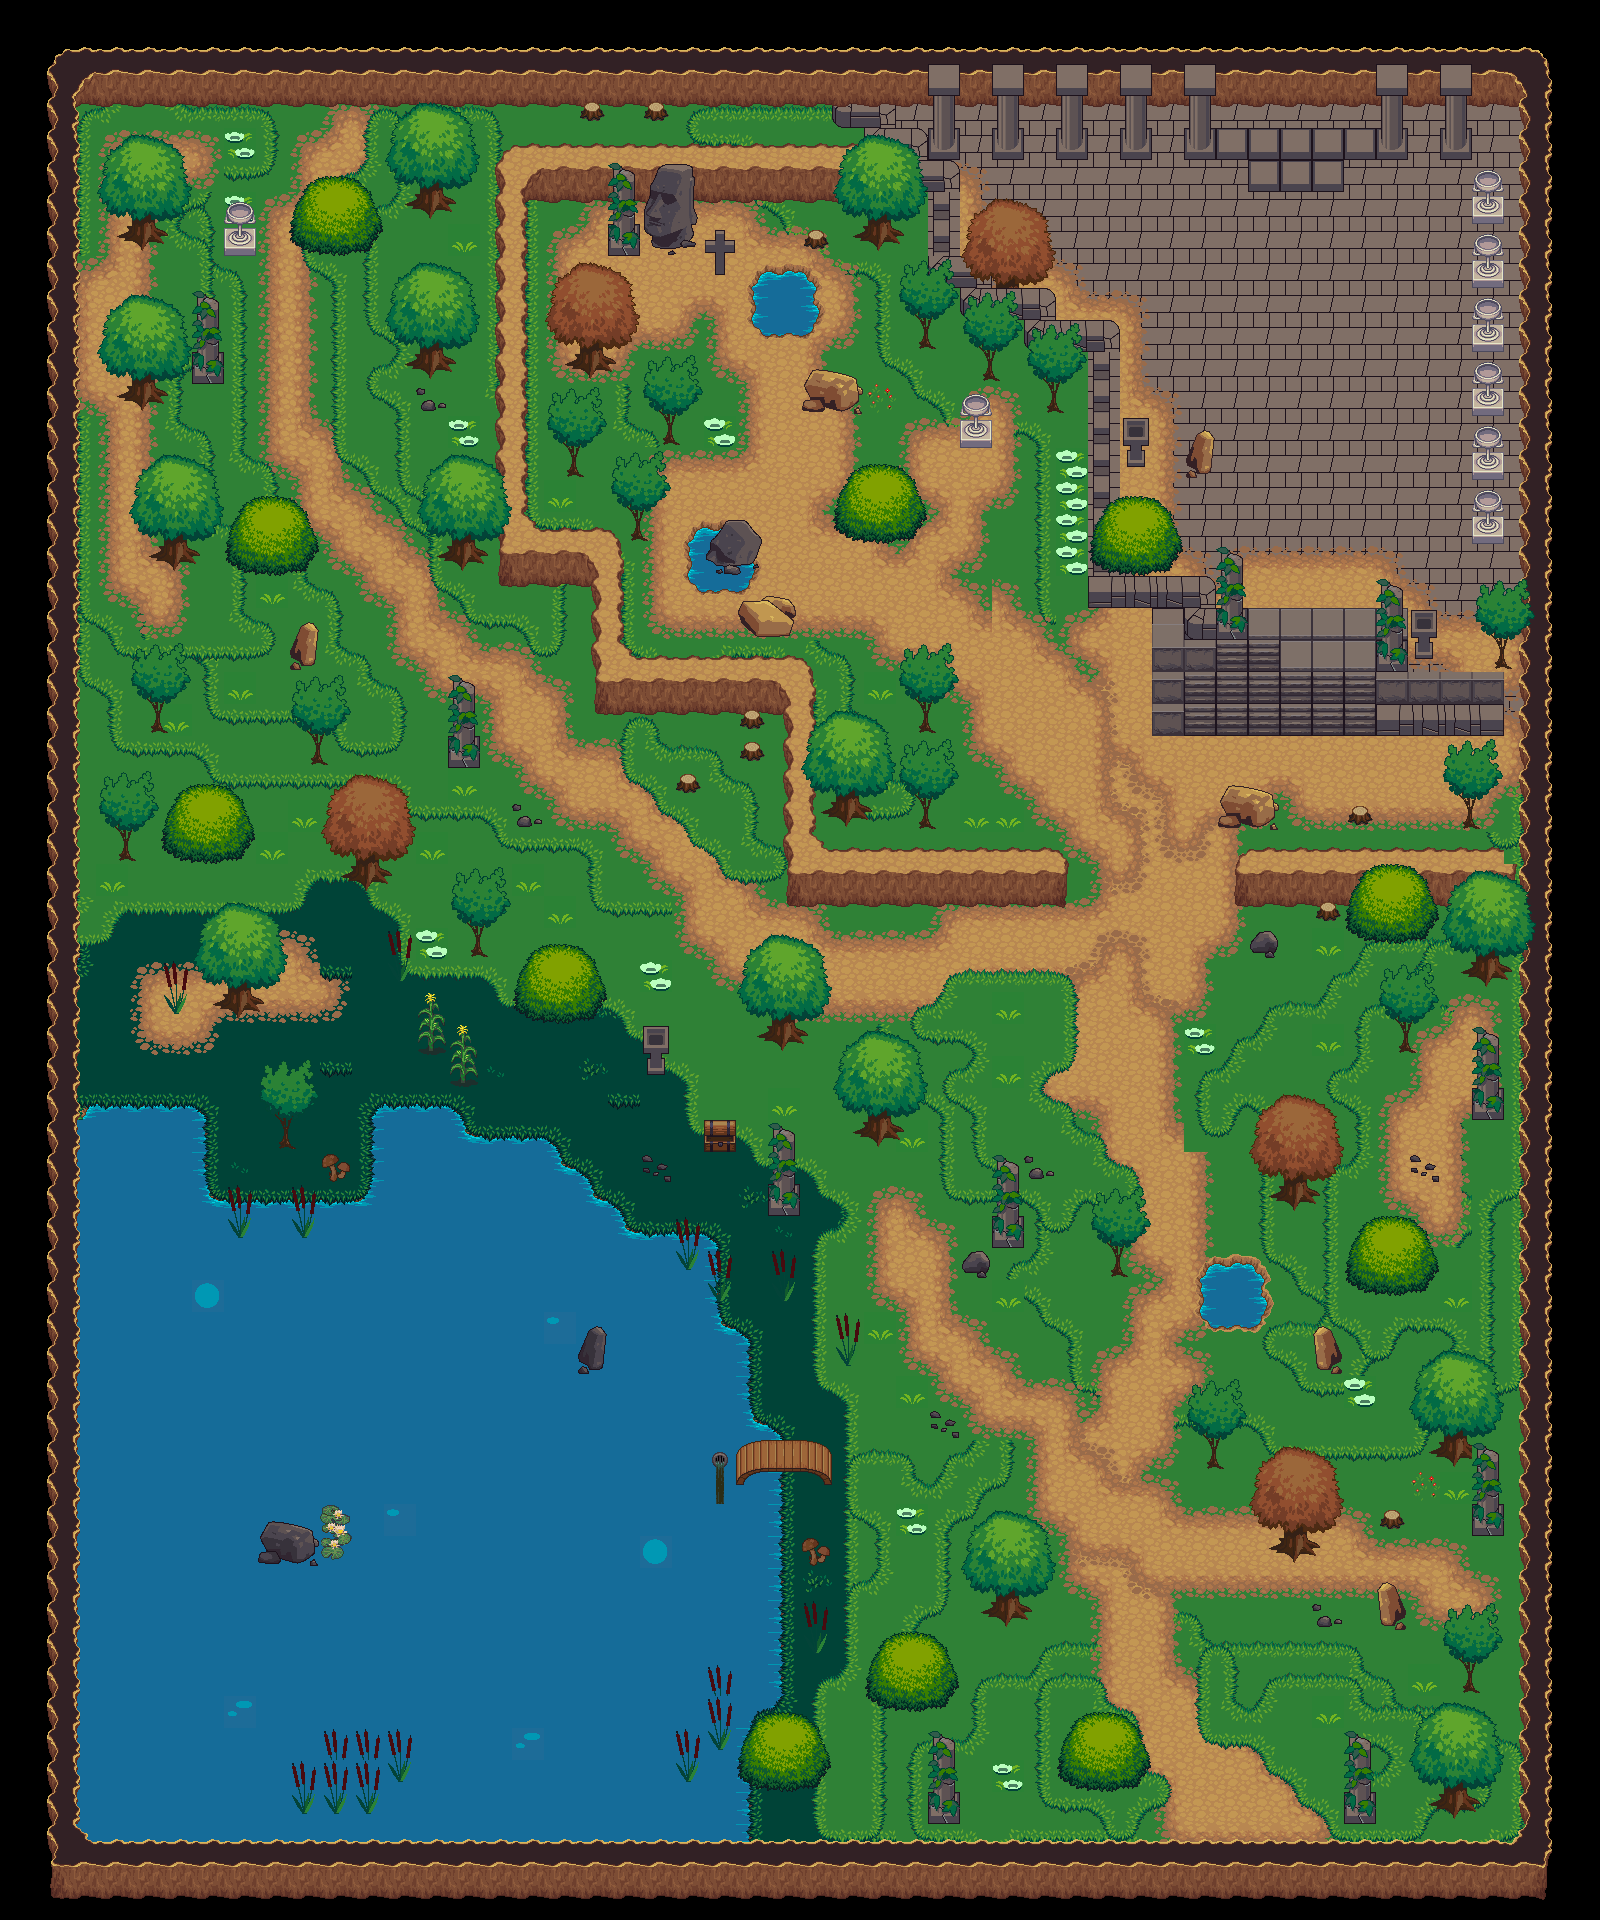

This game map was drawn from its Tiled (.tmx) file and the tilesets committed beside it. A one-line description and the trimmed map source follow:
An orthogonal 50x60 tile map with 32x32 px tiles, 12 tile layers (background, ground 1, ground 2, ground -3, ...) and 153 objects.

<map version="1.5" tiledversion="1.6.0" orientation="orthogonal" renderorder="right-down" width="50" height="60" tilewidth="32" tileheight="32" infinite="0" nextlayerid="15" nextobjectid="157">
 <tileset firstgid="1" source="klipartz.com.tsx" />
 <layer id="1" name="background" width="50" height="60">
  <data>[3000 cells, 2576 non-empty, 13 distinct tile ids]</data>
 </layer>
 <layer id="3" name="ground 1" width="50" height="60">
  <data>[3000 cells, 486 non-empty, 13 distinct tile ids]</data>
 </layer>
 <layer id="4" name="ground 2" width="50" height="60">
  <data>[3000 cells, 1907 non-empty, 9 distinct tile ids]</data>
 </layer>
 <layer id="9" name="ground -3" width="50" height="60">
  <data>[3000 cells, 0 non-empty, 0 distinct tile ids]</data>
 </layer>
 <layer id="5" name="ground 3" width="50" height="60">
  <data>[3000 cells, 1327 non-empty, 29 distinct tile ids]</data>
 </layer>
 <layer id="7" name="ground 4" width="50" height="60">
  <data>[3000 cells, 450 non-empty, 27 distinct tile ids]</data>
 </layer>
 <layer id="10" name="ground 5" width="50" height="60">
  <data>[3000 cells, 235 non-empty, 13 distinct tile ids]</data>
 </layer>
 <layer id="11" name="ground 6" width="50" height="60">
  <data>[3000 cells, 720 non-empty, 27 distinct tile ids]</data>
 </layer>
 <layer id="6" name="walls2" width="50" height="60">
  <data>[3000 cells, 39 non-empty, 10 distinct tile ids]</data>
 </layer>
 <layer id="2" name="walls" width="50" height="60">
  <data>[3000 cells, 657 non-empty, 33 distinct tile ids]</data>
 </layer>
 <layer id="8" name="details" width="50" height="60">
  <data>[3000 cells, 137 non-empty, 31 distinct tile ids]</data>
 </layer>
 <objectgroup id="13" name="exit">
  <object id="1" x="1246.67" y="114.667" width="100.667" height="39.3333" />
  <object id="2" x="1194" y="1797.33" width="98" height="42" />
  <object id="3" x="284.667" y="109.333" width="90" height="26.6667" />
 </objectgroup>
 <objectgroup id="14" name="collisions">
  <object id="4" x="420.5" y="177" width="21.5" height="32.5" />
  <object id="5" x="316.5" y="197" width="39.5" height="44.5" />
  <object id="6" x="419" y="334.5" width="23.5" height="33.5" />
  <object id="7" x="224" y="229" width="31.5" height="25" />
  <object id="8" x="192" y="351.333" width="30.6667" height="32.6667" />
  <object id="9" x="132" y="210" width="22" height="31.3333" />
  <object id="10" x="130" y="372" width="25.3333" height="28.6667" />
  <object id="11" x="163.333" y="524" width="25.3333" height="42" />
  <object id="12" x="248.667" y="515.333" width="48.6667" height="47.3333" />
  <object id="13" x="453.333" y="526.667" width="20" height="39.3333" />
  <object id="14" x="298.667" y="627.333" width="16" height="38" />
  <object id="15" x="312.667" y="735.333" width="8" height="26.6667" />
  <object id="16" x="152.667" y="704.667" width="8" height="28" />
  <object id="17" x="122.667" y="837.333" width="6.66667" height="24" />
  <object id="18" x="182" y="802.667" width="51.3333" height="49.3333" />
  <object id="19" x="354" y="839.333" width="26" height="40.6667" />
  <object id="20" x="225.333" y="968.667" width="26" height="41.3333" />
  <object id="21" x="282.667" y="1118" width="8" height="27.3333" />
  <object id="22" x="475.333" y="928" width="5.33333" height="26" />
  <object id="23" x="535.333" y="964" width="49.3333" height="44" />
  <object id="24" x="644" y="1026" width="22" height="48" />
  <object id="25" x="705.333" y="1123.33" width="30" height="26.6667" />
  <object id="26" x="768" y="1183.5" width="29" height="30.5" />
  <object id="28" x="762.5" y="1732" width="46.5" height="44.5" />
  <object id="29" x="892" y="1652" width="46.5" height="47" />
  <object id="30" x="996" y="1580" width="23" height="38" />
  <object id="31" x="927.5" y="1791" width="33" height="29.5" />
  <object id="32" x="810.333" y="1549.67" width="12.3333" height="12" />
  <object id="33" x="1083.33" y="1730" width="48.6667" height="50" />
  <object id="34" x="82.6667" y="1108.67" width="120.667" height="36" />
  <object id="35" x="158.667" y="1109.33" width="48.6667" height="122" />
  <object id="36" x="182.667" y="1191.33" width="193.333" height="48.6667" />
  <object id="37" x="377.333" y="1108" width="78.6667" height="95.3333" />
  <object id="38" x="442" y="1132" width="106" height="51.3333" />
  <object id="39" x="536" y="1146.67" width="24" height="39.3333" />
  <object id="40" x="554.667" y="1170.67" width="35.3333" height="42" />
  <object id="41" x="579.333" y="1191.33" width="40" height="54.6667" />
  <object id="42" x="598" y="1234.67" width="113.333" height="30" />
  <object id="43" x="681.333" y="1238" width="40" height="107.333" />
  <object id="44" x="693.333" y="1326.67" width="53.3333" height="39.3333" />
  <object id="45" x="720" y="1362" width="32.6667" height="76" />
  <object id="46" x="704" y="1436" width="30" height="86" />
  <object id="47" x="733.333" y="1486" width="48" height="214.667" />
  <object id="48" x="715.333" y="1710.67" width="31.3333" height="42.6667" />
  <object id="49" x="714" y="1752" width="30.6667" height="83.3333" />
  <object id="50" x="461" y="1046.67" width="4.33333" height="38" />
  <object id="51" x="429.333" y="1013.33" width="4" height="37.6667" />
  <object id="52" x="773.5" y="1007" width="21.5" height="33" />
  <object id="53" x="868.5" y="1106" width="22.5" height="32.5" />
  <object id="54" x="966" y="1257" width="22" height="12" />
  <object id="55" x="991.5" y="1216" width="33" height="31.5" />
  <object id="56" x="448" y="735.5" width="32.5" height="32" />
  <object id="57" x="680.667" y="778" width="16.3333" height="9.66667" />
  <object id="58" x="745.667" y="745.333" width="15" height="12" />
  <object id="59" x="745.667" y="713.667" width="14.3333" height="16" />
  <object id="60" x="502" y="151" width="26" height="431" />
  <object id="62" x="498.5" y="528" width="110" height="56" />
  <object id="63" x="586" y="528.5" width="39" height="185" />
  <object id="64" x="597.5" y="662" width="212" height="49" />
  <object id="65" x="780.5" y="678" width="45" height="224" />
  <object id="66" x="788" y="853" width="273" height="51" />
  <object id="67" x="836" y="787" width="22" height="31" />
  <object id="68" x="922" y="800.5" width="7.5" height="24" />
  <object id="69" x="921" y="704" width="9" height="26" />
  <object id="70" x="744.5" y="604" width="44" height="29.5" />
  <object id="71" x="718.5" y="526.5" width="31.5" height="36.5" />
  <object id="72" x="693" y="530.5" width="54.5" height="56.5" />
  <object id="73" x="632.5" y="509.5" width="8" height="27.5" />
  <object id="74" x="568.75" y="445.75" width="9.75" height="30.5" />
  <object id="75" x="666" y="415.5" width="7.5" height="25.75" />
  <object id="76" x="579" y="336" width="24.5" height="34" />
  <object id="77" x="607" y="222.5" width="32.5" height="32.5" />
  <object id="78" x="647.5" y="194.5" width="45.5" height="50.5" />
  <object id="79" x="714.5" y="251.5" width="10" height="23.5" />
  <object id="80" x="509" y="146.5" width="391" height="55.5" />
  <object id="81" x="868" y="206" width="23.5" height="34.5" />
  <object id="82" x="811" y="232" width="12" height="16.5" />
  <object id="83" x="757.5" y="275" width="55" height="60" />
  <object id="84" x="812.5" y="374" width="43.5" height="36" />
  <object id="85" x="961" y="420.5" width="30" height="26" />
  <object id="86" x="921.5" y="321.5" width="7.5" height="23.5" />
  <object id="87" x="986" y="355" width="8.5" height="24" />
  <object id="88" x="1049" y="386" width="7.5" height="23" />
  <object id="89" x="851" y="478.333" width="55.3333" height="52" />
  </objectgroup>
 <layer id="12" name="foreground" width="50" height="60">
  <data>[3000 cells, 616 non-empty, 93 distinct tile ids]</data>
 </layer>
</map>
<!-- 66 of 153 objects omitted -->
